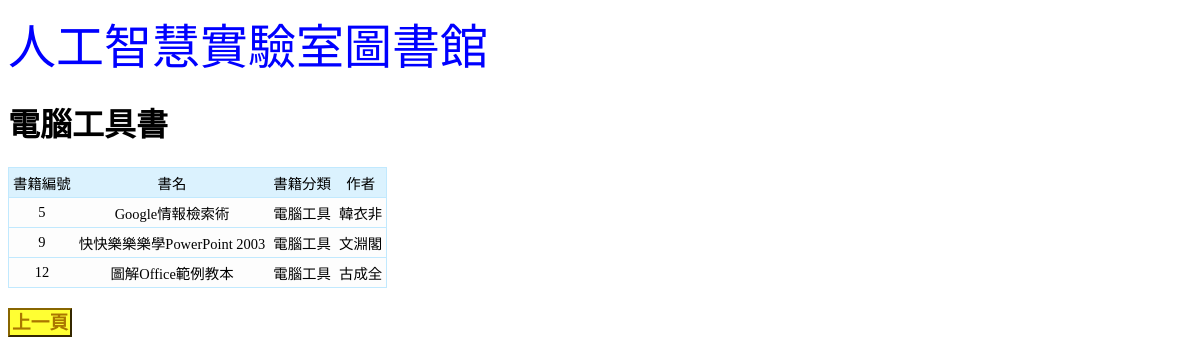
The page /searchtool.php on the database its author committed.
### tables this page shows
CREATE TABLE `books` (
  `bookid` int(11) NOT NULL,
  `bookname` text NOT NULL,
  `category` text NOT NULL,
  `author` text DEFAULT NULL,
  `userid` int(11) DEFAULT NULL,
  `duedate` datetime DEFAULT NULL
);

### searchtool.php (the view, shortened to what this page needs)
<html>
	<head><title>AILab Library</title>
		<font size = 7 face="標楷體" color = blue>人工智慧實驗室圖書館<br></font>
	</head>
	<body background="images.jpg">
	<h1>電腦工具書</h1>
	<?php
		$host = 'localhost';
		$user = 'root';
		$passwd = '';
		$database = 'books';
		$link = mysqli_connect($host, $user, $passwd, $database);
		mysqli_select_db($link,$database);
		mysqli_query($link,"SET NAMES 'utf8';");
		$selectSql="SELECT * FROM books WHERE category = '電腦工具'";
		$result = mysqli_query($link,$selectSql);
		echo "<table class = table4_1><tr align='center'>";
			echo "<td>書籍編號</td>";
			echo "<td>書名</td>";
			echo "<td>書籍分類</td>";
			echo "<td>作者</td>";
			echo "</tr>";
		while($row=mysqli_fetch_row($result)) {
					echo "<tr align='center'>";
					for($j=0; $j<mysqli_num_fields($result)-2; $j++) {
							echo "<td>$row[$j]</td>";
					}
		}echo "</table>";
	?>
	<h3><a href = "category.php" class = "back">上一頁</a></h3>
	</body>
</html>

### searchtool.php (style rules this page uses)
.back { text-decoration:none; text-decoration:none; color: #AA7700; PADDING-RIGHT: 2px; PADDING-LEFT: 2px; PADDING-BOTTOM: 2px; PADDING-TOP: 2px; background-color:#FFFF33; height: 20px; width: 120px; text-align: center; border: #886600; border-style: outset; border-top-width: 2px; border-right-width: 2px; border-bottom-width: 2px; border-left-width: 2px }
.table4_1,.table4_1 th,.table4_1 td { font-size:0.95em; text-align:center; padding:4px; border-collapse:collapse; }
.table4_1 th,.table4_1 td { border: 1px solid #c1e9fe; border-width:1px 0 1px 0 }
.table4_1 tr { border: 1px solid #c1e9fe; }
.table4_1 tr:nth-child(odd) { background-color:#dbf2fe; }
.table4_1 tr:nth-child(even) { background-color:#fdfdfd; }

### rows shown on the page
books: bookid "5", bookname "Google情報檢索術", category "電腦工具", author "韓衣非"
books: bookid "9", bookname "快快樂樂樂學PowerPoint 2003", category "電腦工具", author "文淵閣"
books: bookid "12", bookname "圖解Office範例教本", category "電腦工具", author "古成全"
